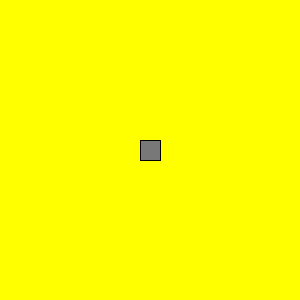
Frame 1 (no input)
Frame 60 (the mouse pressed at the canvas centre just before this capture): identical to frame 1, image omitted
Frame 120 (the mouse held since frame 60 and released just before this capture): identical to frame 1, image omitted

The Processing sketch that drew this single still picture (run headless with seeded random() and noise(); from frame 60 on, the mouse is pressed at the canvas centre):

// Processing sketch: W2scopespractice
// ── W2scopespractice.pde
int numerator = 3;
int denominator = 4;

void setup(){

  color bg = color(255, 255, 0);
  background(bg);
  
  size(300,300);

}



void draw(){
 //background(bg); //cannot access variable bg because it is out of scope 
 fill(10*(numerator*denominator)); //we can still access these bc file scope 
 rectMode(CENTER);
 rect(width/2, height/2, 20, 20);
 
}

//scope
